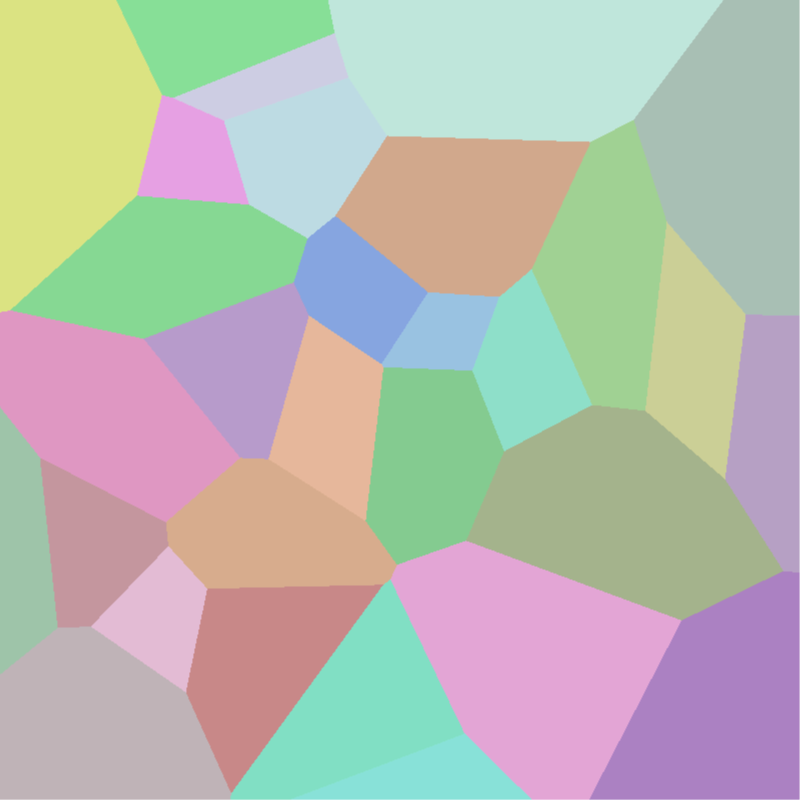
Frame 1 (no input)
Frame 60 (no input): identical to frame 1, image omitted
Frame 120 (the mouse pressed at the canvas centre since frame 60): identical to frame 1, image omitted

The p5.js sketch that drew this single still picture (run headless with seeded random() and noise() and a simulated clock; from frame 60 on, the mouse is pressed at the canvas centre):

// p5.js sketch
// ── sketch.js
function setup() {
  createCanvas(800, 800);
  var generators = [];

  for (var i = 0; i < 30; i++) {
    var color = [parseInt(Math.random() * 180 + 30), parseInt(Math.random() * 180 + 30), parseInt(Math.random() * 180 + 30)];
    var pos = [parseInt(Math.random() * 800), parseInt(Math.random() * 800)];
    var comb = [pos, color];
    generators.push(comb);
  }

  for (var i = 0; i < 800; i++) {
    for (var j = 0; j < 800; j++) {
      var min = 0;
      var dist_min = distance(j, generators[0][0][0], i, generators[0][0][1]);
      for (var iter = 0; iter < generators.length; iter++) {
        var dist_curr = distance(j, generators[iter][0][0], i, generators[iter][0][1]);
        if (dist_curr < dist_min) {
          min = iter;
          var dist_min = distance(j, generators[min][0][0], i, generators[min][0][1]);
        }
      }
      stroke(generators[min][1][0], generators[min][1][1], generators[min][1][2]);
      point(j, i);
    }
  }
}

function draw() {

}

function distance(x1, x2, y1, y2) {
  return Math.pow(x1 - x2, 2) + Math.pow(y1 - y2, 2);
}
